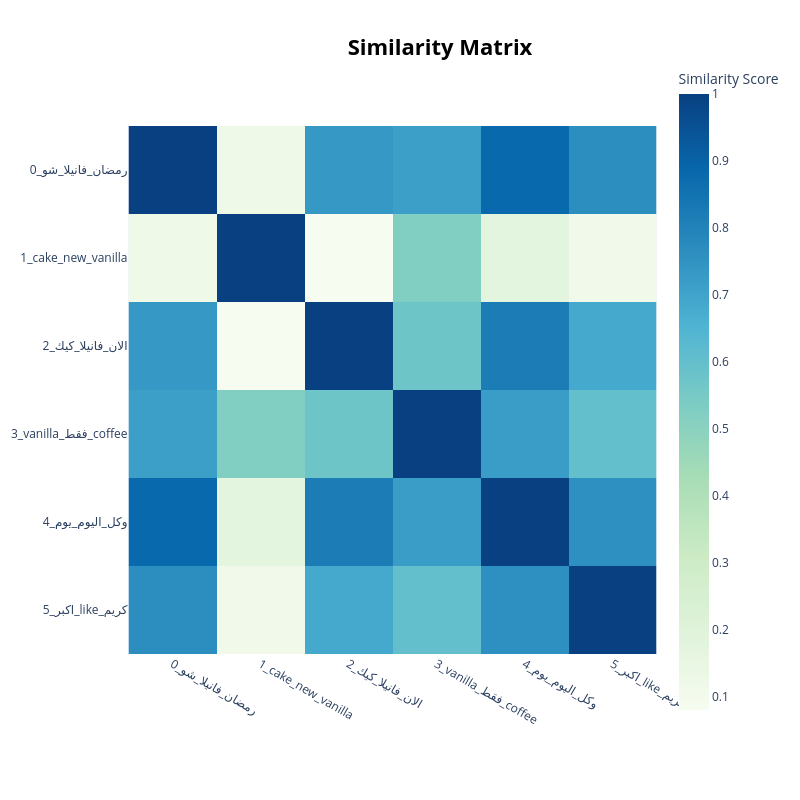

Notebook code cell kept with this figure:
### Code cell
fig_base_heatmap = base_topic_model.visualize_heatmap()
fig_base_heatmap

### Figure 1 — Plotly figure (JSON) as saved in the notebook; plotly's stock layout.template omitted (floating-point values rounded to 4 significant figures)
{"data": [{"coloraxis": "coloraxis", "hovertemplate": "x: %{x}<br>y: %{y}<br>Similarity Score: %{z}<extra></extra>", "name": "0", "type": "heatmap", "x": ["0_رمضان_فانيلا_شو", "1_cake_new_vanilla", "2_الان_فانيلا_كيك", "3_vanilla_فقط_coffee", "4_وكل_اليوم_يوم", "5_اكبر_like_كريم"], "xaxis": "x", "y": ["0_رمضان_فانيلا_شو", "1_cake_new_vanilla", "2_الان_فانيلا_كيك", "3_vanilla_فقط_coffee", "4_وكل_اليوم_يوم", "5_اكبر_like_كريم"], "yaxis": "y", "z": [[1.0, 0.1219, 0.7339, 0.7129, 0.881, 0.7669], [0.1219, 1.0, 0.08034, 0.5247, 0.1743, 0.1113], [0.7339, 0.08034, 1.0, 0.5729, 0.8224, 0.685], [0.7129, 0.5247, 0.5729, 1.0, 0.7202, 0.6021], [0.881, 0.1743, 0.8224, 0.7202, 1.0, 0.7592], [0.7669, 0.1113, 0.685, 0.6021, 0.7592, 1.0]]}], "layout": {"coloraxis": {"colorbar": {"title": {"text": "Similarity Score"}}, "colorscale": [[0, "rgb(247,252,240)"], [0.125, "rgb(224,243,219)"], [0.25, "rgb(204,235,197)"], [0.375, "rgb(168,221,181)"], [0.5, "rgb(123,204,196)"], [0.625, "rgb(78,179,211)"], [0.75, "rgb(43,140,190)"], [0.875, "rgb(8,104,172)"], [1, "rgb(8,64,129)"]]}, "height": 800, "hoverlabel": {"bgcolor": "white", "font": {"family": "Rockwell", "size": 16}}, "legend": {"title": {"text": "Trend"}}, "margin": {"t": 60}, "showlegend": true, "title": {"font": {"color": "Black", "size": 22}, "text": "<b>Similarity Matrix</b>", "x": 0.55, "xanchor": "center", "y": 0.95, "yanchor": "top"}, "width": 800, "xaxis": {"anchor": "y", "constrain": "domain", "domain": [0, 1], "scaleanchor": "y"}, "yaxis": {"anchor": "x", "autorange": "reversed", "constrain": "domain", "domain": [0, 1]}}}
